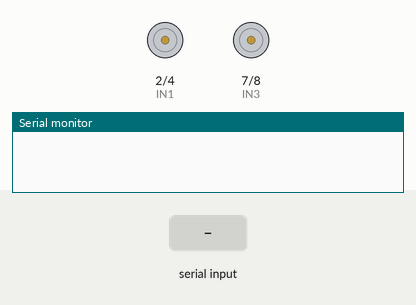
Recording of a sketch running on a simulated Arduino Uno, built with avr-gcc and run on an emulated ATmega328P. Shown: motor-driver pin pairs drawn as motors (green arrow = first pin HIGH = forward, orange = second pin HIGH = backward, longer = more drive, scaled by the enable pin), the last lines printed to the serial monitor. The test bench sets the inputs (shaded band).

Above: at 1.2 s.
1.3 s: "U" received over the second serial link
2.8 s: "F" received over the second serial link
At 3.7 s:
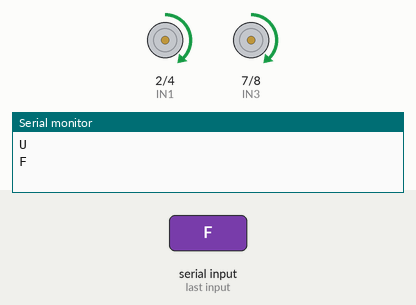
4.3 s: "B" received over the second serial link
At 4.8 s:
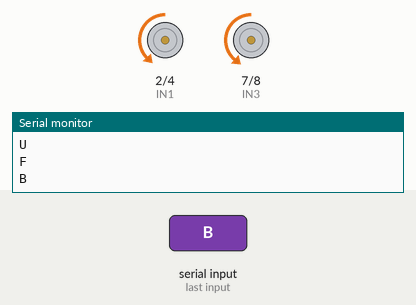
5.8 s: "L" received over the second serial link
At 7.0 s:
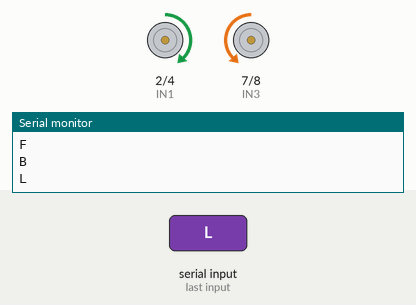
7.3 s: "R" received over the second serial link
At 8.3 s:
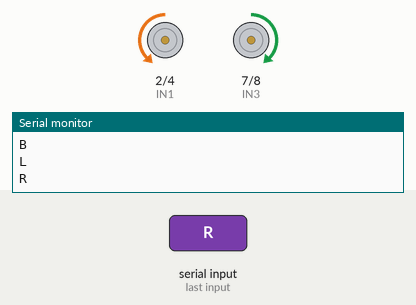
Timing chart, 0 to 9.8 s (numbered marks = the images above; inputs shaded):
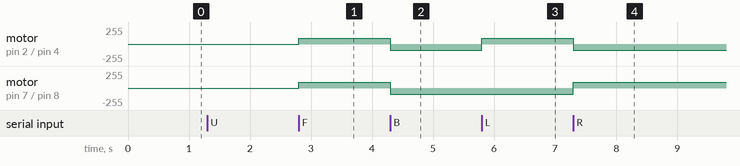

Measured:
- after the input at 2.8 s, motor on pin 2 (IN1) / pin 4 (IN2), motor on pin 7 (IN3) / pin 8 (IN4): stopped → forward 90/255 at once
- after the input at 4.3 s, motor on pin 2 (IN1) / pin 4 (IN2): forward 90/255 → backward 90/255 at once; motor on pin 7 (IN3) / pin 8 (IN4): forward 90/255 → backward 96/255 at once
- after the input at 5.8 s, motor on pin 2 (IN1) / pin 4 (IN2): backward 90/255 → forward 90/255 at once; motor on pin 7 (IN3) / pin 8 (IN4): backward 96/255 → backward 90/255 at once
- after the input at 7.3 s, motor on pin 2 (IN1) / pin 4 (IN2): forward 90/255 → backward 90/255 at once; motor on pin 7 (IN3) / pin 8 (IN4): backward 90/255 → forward 90/255 at once

The sketch:

Combina_bluetooth_motores.ino
```cpp
#include <SoftwareSerial.h>

SoftwareSerial BT(10, 11); // RX, TX (Bluetooth)

#define ENA 3  // Habilitación Motor A
#define IN1 2 // Motor A dirección 1
#define IN2 4  // Motor A dirección 2
#define IN3 7  // Motor B dirección 1
#define IN4 8 // Motor B dirección 2
#define ENB 9  // Habilitación Motor B

int velocidad = 80;
int velocidadB = velocidad*1.20; //compensa el deficit en reversa

void setup() {
  Serial.begin(9600); // Monitor Serial
  BT.begin(9600);     // Bluetooth a 9600 baudios

  // Configurar pines de motor como salida
  pinMode(ENA, OUTPUT);
  pinMode(IN1, OUTPUT);
  pinMode(IN2, OUTPUT);
  pinMode(IN3, OUTPUT);
  pinMode(IN4, OUTPUT);
  pinMode(ENB, OUTPUT);

  detener(); // Iniciar detenido
}

// Funciones de movimiento
void atras() {
  analogWrite(ENA, velocidad);
  analogWrite(ENB, velocidadB);
  digitalWrite(IN1, LOW);
  digitalWrite(IN2, HIGH);
  digitalWrite(IN3, LOW);
  digitalWrite(IN4, HIGH);

}

void adelante() {
  analogWrite(ENA, velocidad);
  analogWrite(ENB, velocidad);
  digitalWrite(IN1, HIGH);
  digitalWrite(IN2, LOW);
  digitalWrite(IN3, HIGH);
  digitalWrite(IN4, LOW);
}

void izquierda() {
  analogWrite(ENA, velocidad);  //antes: analogWrite(ENA, velocidad/1.5);
  analogWrite(ENB, velocidad);
  digitalWrite(IN1, HIGH);
  digitalWrite(IN2, LOW);
  digitalWrite(IN3, LOW);
  digitalWrite(IN4, HIGH);
}

void derecha() {
  analogWrite(ENA, velocidad);
  analogWrite(ENB, velocidad); //antes:  analogWrite(ENB, velocidad/1.5);
  digitalWrite(IN1, LOW);
  digitalWrite(IN2, HIGH);
  digitalWrite(IN3, HIGH);
  digitalWrite(IN4, LOW);
}

void detener() {
  digitalWrite(IN1, LOW);
  digitalWrite(IN2, LOW);
  digitalWrite(IN3, LOW);
  digitalWrite(IN4, LOW);
}

void loop() {
  if (BT.available()) {
    char comando = BT.read();
    Serial.println(comando); // Para ver qué llega

    if (comando == 'U' && velocidad < 150) {
      velocidad= velocidad + 10;
      analogWrite(ENA, velocidad);
      analogWrite(ENB, velocidad);
    }

    if (comando == 'D' ) {
      velocidad= velocidad - 10;
      analogWrite(ENA, velocidad);
      analogWrite(ENB, velocidad);
    }


    // Control según el comando recibido
    if (comando == 'F') { // Adelante
      adelante();
    } else if (comando == 'B') { // Atrás
      atras();
    } else if (comando == 'L') { // Izquierda
      izquierda();
    } else if (comando == 'R') { // Derecha
      derecha();
    } else if (comando == 'S') { // Stop
      detener();
    }
  }
}
```
